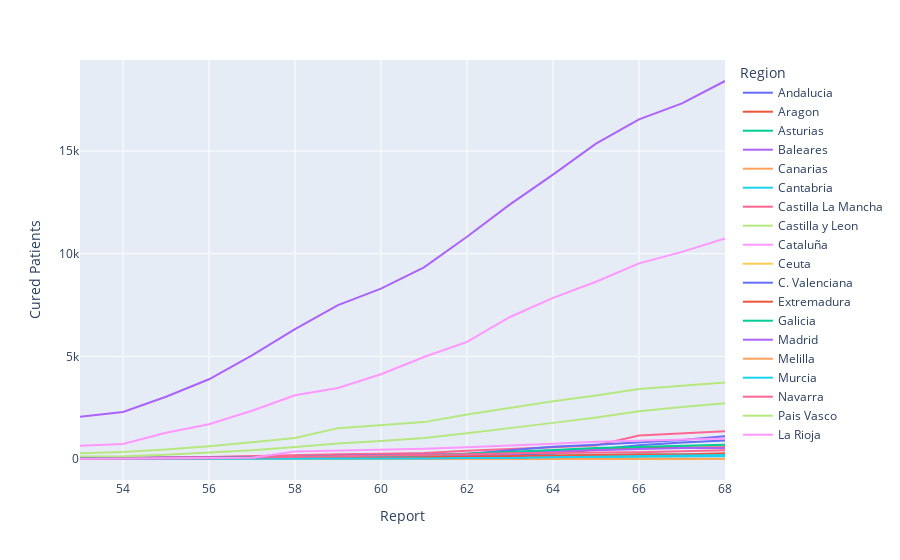

Notebook code for this chart:
### Markdown cell above
#### Cured Patients per Region

### Code cell
# plotly express: fig_ccaa_cured
fig_ccaa_cured = px.line(df_ccaa.query("Report>=53"), x="Report", y="Cured Patients", color="Region")
fig_ccaa_cured.show()

### Figure 1 — Plotly figure (JSON) as saved in the notebook; plotly's stock layout.template omitted (floating-point values rounded to 4 significant figures)
{"data": [{"hoverlabel": {"namelength": 0}, "hovertemplate": "Region=Andalucia<br>Report=%{x}<br>Cured Patients=%{y}", "legendgroup": "Andalucia", "line": {"color": "#636efa", "dash": "solid"}, "mode": "lines", "name": "Andalucia", "showlegend": true, "type": "scatter", "x": [53, 54, 55, 56, 57, 58, 59, 60, 61, 62, 63, 64, 65, 66, 67, 68], "xaxis": "x", "y": [50, 66, 71, 77, 92, 139, 148, 155, 160, 182, 228, 258, 463, 665, 798, 900], "yaxis": "y"}, {"hoverlabel": {"namelength": 0}, "hovertemplate": "Region=Aragon<br>Report=%{x}<br>Cured Patients=%{y}", "legendgroup": "Aragon", "line": {"color": "#EF553B", "dash": "solid"}, "mode": "lines", "name": "Aragon", "showlegend": true, "type": "scatter", "x": [53, 54, 55, 56, 57, 58, 59, 60, 61, 62, 63, 64, 65, 66, 67, 68], "xaxis": "x", "y": [3, 3, 4, 4, 8, 8, 8, 174, 204, 257, 320, 378, 440, 537, 565, 578], "yaxis": "y"}, {"hoverlabel": {"namelength": 0}, "hovertemplate": "Region=Asturias<br>Report=%{x}<br>Cured Patients=%{y}", "legendgroup": "Asturias", "line": {"color": "#00cc96", "dash": "solid"}, "mode": "lines", "name": "Asturias", "showlegend": true, "type": "scatter", "x": [53, 54, 55, 56, 57, 58, 59, 60, 61, 62, 63, 64, 65, 66, 67, 68], "xaxis": "x", "y": [21, 30, 35, 40, 52, 65, 76, 78, 90, 109, 135, 154, 190, 216, 222, 244], "yaxis": "y"}, {"hoverlabel": {"namelength": 0}, "hovertemplate": "Region=Baleares<br>Report=%{x}<br>Cured Patients=%{y}", "legendgroup": "Baleares", "line": {"color": "#ab63fa", "dash": "solid"}, "mode": "lines", "name": "Baleares", "showlegend": true, "type": "scatter", "x": [53, 54, 55, 56, 57, 58, 59, 60, 61, 62, 63, 64, 65, 66, 67, 68], "xaxis": "x", "y": [18, 19, 28, 39, 67, 80, 82, 100, 111, 170, 239, 375, 422, 461, 531, 537], "yaxis": "y"}, {"hoverlabel": {"namelength": 0}, "hovertemplate": "Region=Canarias<br>Report=%{x}<br>Cured Patients=%{y}", "legendgroup": "Canarias", "line": {"color": "#FFA15A", "dash": "solid"}, "mode": "lines", "name": "Canarias", "showlegend": true, "type": "scatter", "x": [53, 54, 55, 56, 57, 58, 59, 60, 61, 62, 63, 64, 65, 66, 67, 68], "xaxis": "x", "y": [7, 8, 15, 18, 20, 25, 30, 32, 57, 77, 94, 102, 123, 137, 157, 186], "yaxis": "y"}, {"hoverlabel": {"namelength": 0}, "hovertemplate": "Region=Cantabria<br>Report=%{x}<br>Cured Patients=%{y}", "legendgroup": "Cantabria", "line": {"color": "#19d3f3", "dash": "solid"}, "mode": "lines", "name": "Cantabria", "showlegend": true, "type": "scatter", "x": [53, 54, 55, 56, 57, 58, 59, 60, 61, 62, 63, 64, 65, 66, 67, 68], "xaxis": "x", "y": [11, 12, 12, 14, 19, 21, 25, 24, 35, 43, 60, 74, 99, 113, 118, 129], "yaxis": "y"}, {"hoverlabel": {"namelength": 0}, "hovertemplate": "Region=Castilla La Mancha<br>Report=%{x}<br>Cured Patients=%{y}", "legendgroup": "Castilla La Mancha", "line": {"color": "#FF6692", "dash": "solid"}, "mode": "lines", "name": "Castilla La Mancha", "showlegend": true, "type": "scatter", "x": [53, 54, 55, 56, 57, 58, 59, 60, 61, 62, 63, 64, 65, 66, 67, 68], "xaxis": "x", "y": [51, 53, 71, 95, 153, 197, 236, 252, 296, 397, 494, 579, 657, 1149, 1259, 1353], "yaxis": "y"}, {"hoverlabel": {"namelength": 0}, "hovertemplate": "Region=Castilla y Leon<br>Report=%{x}<br>Cured Patients=%{y}", "legendgroup": "Castilla y Leon", "line": {"color": "#B6E880", "dash": "solid"}, "mode": "lines", "name": "Castilla y Leon", "showlegend": true, "type": "scatter", "x": [53, 54, 55, 56, 57, 58, 59, 60, 61, 62, 63, 64, 65, 66, 67, 68], "xaxis": "x", "y": [117, 140, 213, 308, 423, 585, 752, 871, 1028, 1259, 1498, 1759, 2021, 2331, 2533, 2711], "yaxis": "y"}, {"hoverlabel": {"namelength": 0}, "hovertemplate": "Region=Cataluña<br>Report=%{x}<br>Cured Patients=%{y}", "legendgroup": "Cataluña", "line": {"color": "#FF97FF", "dash": "solid"}, "mode": "lines", "name": "Cataluña", "showlegend": true, "type": "scatter", "x": [53, 54, 55, 56, 57, 58, 59, 60, 61, 62, 63, 64, 65, 66, 67, 68], "xaxis": "x", "y": [644, 728, 1274, 1697, 2348, 3106, 3455, 4125, 4966, 5701, 6917, 7849, 8635, 9528, 10088, 10738], "yaxis": "y"}, {"hoverlabel": {"namelength": 0}, "hovertemplate": "Region=Ceuta<br>Report=%{x}<br>Cured Patients=%{y}", "legendgroup": "Ceuta", "line": {"color": "#FECB52", "dash": "solid"}, "mode": "lines", "name": "Ceuta", "showlegend": true, "type": "scatter", "x": [53, 54, 55, 56, 57, 58, 59, 60, 61, 62, 63, 64, 65, 66, 67, 68], "xaxis": "x", "y": [0, 0, 0, 0, 0, 0, 0, 0, 0, 0, 0, 2, 2, 2, 2, 2], "yaxis": "y"}, {"hoverlabel": {"namelength": 0}, "hovertemplate": "Region=C. Valenciana<br>Report=%{x}<br>Cured Patients=%{y}", "legendgroup": "C. Valenciana", "line": {"color": "#636efa", "dash": "solid"}, "mode": "lines", "name": "C. Valenciana", "showlegend": true, "type": "scatter", "x": [53, 54, 55, 56, 57, 58, 59, 60, 61, 62, 63, 64, 65, 66, 67, 68], "xaxis": "x", "y": [36, 37, 44, 57, 73, 92, 161, 185, 200, 240, 432, 592, 695, 812, 930, 1103], "yaxis": "y"}, {"hoverlabel": {"namelength": 0}, "hovertemplate": "Region=Extremadura<br>Report=%{x}<br>Cured Patients=%{y}", "legendgroup": "Extremadura", "line": {"color": "#EF553B", "dash": "solid"}, "mode": "lines", "name": "Extremadura", "showlegend": true, "type": "scatter", "x": [53, 54, 55, 56, 57, 58, 59, 60, 61, 62, 63, 64, 65, 66, 67, 68], "xaxis": "x", "y": [6, 8, 8, 24, 33, 49, 51, 60, 91, 113, 139, 164, 205, 215, 223, 282], "yaxis": "y"}, {"hoverlabel": {"namelength": 0}, "hovertemplate": "Region=Galicia<br>Report=%{x}<br>Cured Patients=%{y}", "legendgroup": "Galicia", "line": {"color": "#00cc96", "dash": "solid"}, "mode": "lines", "name": "Galicia", "showlegend": true, "type": "scatter", "x": [53, 54, 55, 56, 57, 58, 59, 60, 61, 62, 63, 64, 65, 66, 67, 68], "xaxis": "x", "y": [19, 19, 25, 47, 67, 95, 153, 168, 187, 259, 333, 435, 531, 587, 610, 688], "yaxis": "y"}, {"hoverlabel": {"namelength": 0}, "hovertemplate": "Region=Madrid<br>Report=%{x}<br>Cured Patients=%{y}", "legendgroup": "Madrid", "line": {"color": "#ab63fa", "dash": "solid"}, "mode": "lines", "name": "Madrid", "showlegend": true, "type": "scatter", "x": [53, 54, 55, 56, 57, 58, 59, 60, 61, 62, 63, 64, 65, 66, 67, 68], "xaxis": "x", "y": [2063, 2291, 3031, 3882, 5044, 6326, 7491, 8301, 9330, 10827, 12400, 13850, 15362, 16543, 17322, 18410], "yaxis": "y"}, {"hoverlabel": {"namelength": 0}, "hovertemplate": "Region=Melilla<br>Report=%{x}<br>Cured Patients=%{y}", "legendgroup": "Melilla", "line": {"color": "#FFA15A", "dash": "solid"}, "mode": "lines", "name": "Melilla", "showlegend": true, "type": "scatter", "x": [53, 54, 55, 56, 57, 58, 59, 60, 61, 62, 63, 64, 65, 66, 67, 68], "xaxis": "x", "y": [0, 0, 0, 0, 0, 0, 0, 0, 0, 0, 0, 4, 9, 11, 11, 11], "yaxis": "y"}, {"hoverlabel": {"namelength": 0}, "hovertemplate": "Region=Murcia<br>Report=%{x}<br>Cured Patients=%{y}", "legendgroup": "Murcia", "line": {"color": "#19d3f3", "dash": "solid"}, "mode": "lines", "name": "Murcia", "showlegend": true, "type": "scatter", "x": [53, 54, 55, 56, 57, 58, 59, 60, 61, 62, 63, 64, 65, 66, 67, 68], "xaxis": "x", "y": [1, 1, 4, 9, 12, 12, 16, 17, 20, 43, 45, 90, 113, 130, 156, 193], "yaxis": "y"}, {"hoverlabel": {"namelength": 0}, "hovertemplate": "Region=Navarra<br>Report=%{x}<br>Cured Patients=%{y}", "legendgroup": "Navarra", "line": {"color": "#FF6692", "dash": "solid"}, "mode": "lines", "name": "Navarra", "showlegend": true, "type": "scatter", "x": [53, 54, 55, 56, 57, 58, 59, 60, 61, 62, 63, 64, 65, 66, 67, 68], "xaxis": "x", "y": [7, 11, 23, 35, 70, 98, 125, 161, 192, 236, 278, 294, 311, 334, 380, 421], "yaxis": "y"}, {"hoverlabel": {"namelength": 0}, "hovertemplate": "Region=Pais Vasco<br>Report=%{x}<br>Cured Patients=%{y}", "legendgroup": "Pais Vasco", "line": {"color": "#B6E880", "dash": "solid"}, "mode": "lines", "name": "Pais Vasco", "showlegend": true, "type": "scatter", "x": [53, 54, 55, 56, 57, 58, 59, 60, 61, 62, 63, 64, 65, 66, 67, 68], "xaxis": "x", "y": [283, 344, 466, 621, 814, 1023, 1503, 1646, 1796, 2165, 2490, 2809, 3098, 3405, 3568, 3728], "yaxis": "y"}, {"hoverlabel": {"namelength": 0}, "hovertemplate": "Region=La Rioja<br>Report=%{x}<br>Cured Patients=%{y}", "legendgroup": "La Rioja", "line": {"color": "#FF97FF", "dash": "solid"}, "mode": "lines", "name": "La Rioja", "showlegend": true, "type": "scatter", "x": [53, 54, 55, 56, 57, 58, 59, 60, 61, 62, 63, 64, 65, 66, 67, 68], "xaxis": "x", "y": [18, 24, 43, 48, 62, 364, 397, 431, 496, 569, 641, 745, 843, 904, 964, 994], "yaxis": "y"}], "layout": {"legend": {"title": {"text": "Region"}, "tracegroupgap": 0}, "margin": {"t": 60}, "xaxis": {"anchor": "y", "domain": [0, 1], "title": {"text": "Report"}}, "yaxis": {"anchor": "x", "domain": [0, 1], "title": {"text": "Cured Patients"}}}}
